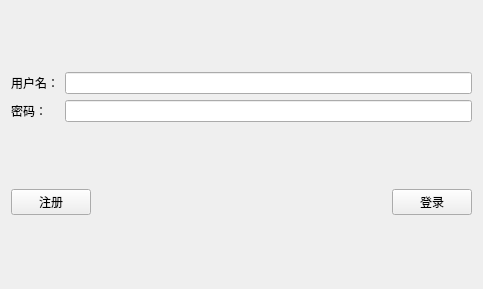
<?xml version="1.0" encoding="UTF-8"?>
<ui version="4.0">
 <class>Client</class>
 <widget class="QWidget" name="Client">
  <property name="geometry">
   <rect>
    <x>0</x>
    <y>0</y>
    <width>483</width>
    <height>289</height>
   </rect>
  </property>
  <property name="windowTitle">
   <string>登录/注册</string>
  </property>
  <layout class="QVBoxLayout" name="verticalLayout">
   <item>
    <layout class="QGridLayout" name="gridLayout">
     <item row="0" column="1">
      <widget class="QLineEdit" name="name_LE"/>
     </item>
     <item row="1" column="0">
      <widget class="QLabel" name="label_2">
       <property name="text">
        <string>密码：</string>
       </property>
      </widget>
     </item>
     <item row="1" column="1">
      <widget class="QLineEdit" name="pwd_LE">
       <property name="echoMode">
        <enum>QLineEdit::Password</enum>
       </property>
      </widget>
     </item>
     <item row="0" column="0">
      <widget class="QLabel" name="label">
       <property name="text">
        <string>用户名：</string>
       </property>
      </widget>
     </item>
    </layout>
   </item>
   <item>
    <layout class="QGridLayout" name="gridLayout_2">
     <item row="0" column="0">
      <widget class="QPushButton" name="regist_PB">
       <property name="text">
        <string>注册</string>
       </property>
       <property name="iconSize">
        <size>
         <width>16</width>
         <height>16</height>
        </size>
       </property>
      </widget>
     </item>
     <item row="0" column="1">
      <spacer name="horizontalSpacer">
       <property name="orientation">
        <enum>Qt::Horizontal</enum>
       </property>
       <property name="sizeHint" stdset="0">
        <size>
         <width>40</width>
         <height>20</height>
        </size>
       </property>
      </spacer>
     </item>
     <item row="0" column="2">
      <widget class="QPushButton" name="login_PB">
       <property name="text">
        <string>登录</string>
       </property>
      </widget>
     </item>
    </layout>
   </item>
  </layout>
 </widget>
 <resources/>
 <connections/>
</ui>
